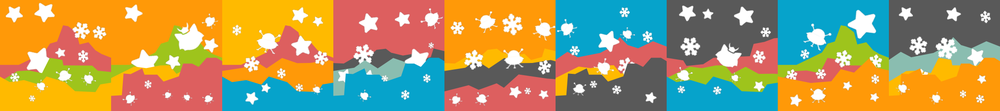
//> input picture test1.png, 1000 x 111 px, shrunk from 2205 x 245 before the run
$ ./jodelMatcher test1.png test2.png   (built with g++ and OpenCV 4)
//> lines starting //> are read from the running program, lines starting //| are printed output that depends on the picture
#include <iostream>
#include "opencv2/core/core.hpp"
#include "opencv2/highgui/highgui.hpp"
#include "opencv2/xfeatures2d.hpp"

using namespace std;
using namespace cv;
using namespace cv::xfeatures2d;

int main(int argc, const char* argv[]) {
  if(argc<3) {
    cout << "Use: ./jodelMatcher racoonSample.png captcha.png [output.png]" << endl;
    return -1;
  }

  const Mat input1 = imread(argv[1], IMREAD_GRAYSCALE);
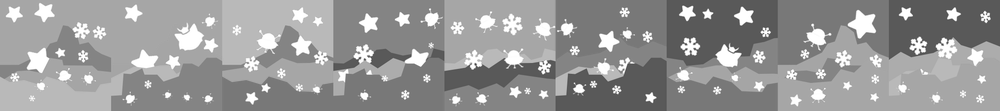
//> input1: 111 rows x 1000 cols, CV_8UC1; min 59, max 255, mean 150.7
  const Mat input2 = imread(argv[2], IMREAD_GRAYSCALE);
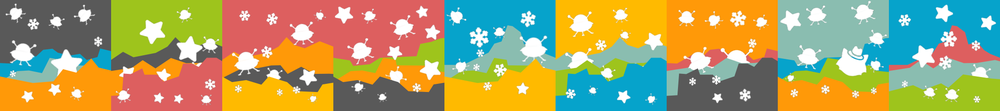
//> input picture test2.png, 1000 x 111 px, shrunk from 2205 x 245 before the run
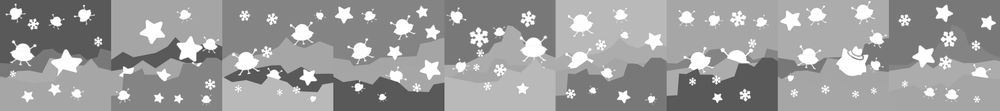
//> input2: 111 rows x 1000 cols, CV_8UC1; min 72, max 255, mean 156

  Ptr<SIFT> detector = SIFT::create();
  std::vector<KeyPoint> kp1, kp2;
  Mat descr1, descr2;
  std::vector< std::vector<DMatch> > matches;
  std::vector<DMatch> good;
  BFMatcher matcher;

  detector->detectAndCompute(input1, noArray(), kp1, descr1);
//> kp1 = 940 keypoints; strongest (x, y, size): (744, 16, 10), (906, 13, 7), (650, 97, 5.7), (687, 13, 8.3)
  detector->detectAndCompute(input2, noArray(), kp2, descr2);
//> kp2 = 878 keypoints; strongest (x, y, size): (382, 97, 4.3), (56, 21, 6.6), (84, 15, 8.2), (717, 98, 5.1)

  matcher.knnMatch(descr1, descr2, matches, 9);
//> matches = 940 matches

  int i;
  int pos[9] = {};
  const float ratio = 0.74;
  for(i=0; i<matches.size(); i++) {
    if (matches[i][0].distance < ratio * matches[i][1].distance) {
      good.push_back(matches[i][0]);
      float x = kp2[matches[i][0].trainIdx].pt.x/240;
      pos[(int)x] = 1;
    }
  }
//> this loop made 940 passes
//> x on passes 3, 5, 6, 7, 9, 11, 12, 13, 15, 16, 18, 21: 0.666, 2.99, 3.97, 1.54, 3.87, 4.12, 3.92, 3.92, 3.96, 3.92, 3.86, 2.6
//> after the loop, good = 98 matches

  for(i=0; i<9; i++) {
    if(pos[i]==1) {cout << i << " ";}
  }
  cout << endl;

  if(argc>=4) {
    Mat output;
    drawMatches(input1, kp1, input2, kp2, good, output);
    imwrite(argv[3], output);
  }

  return 0;
}
